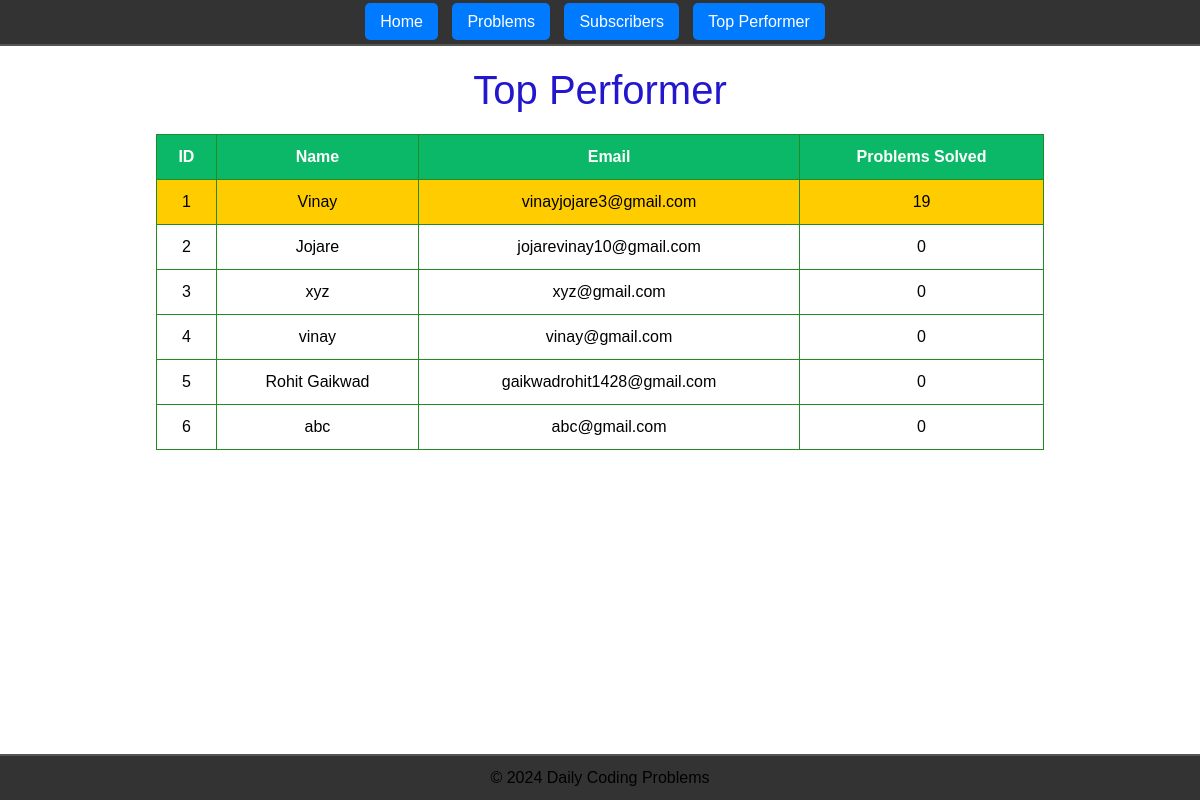
The page /topprogrammer/ on the database as committed earlier.
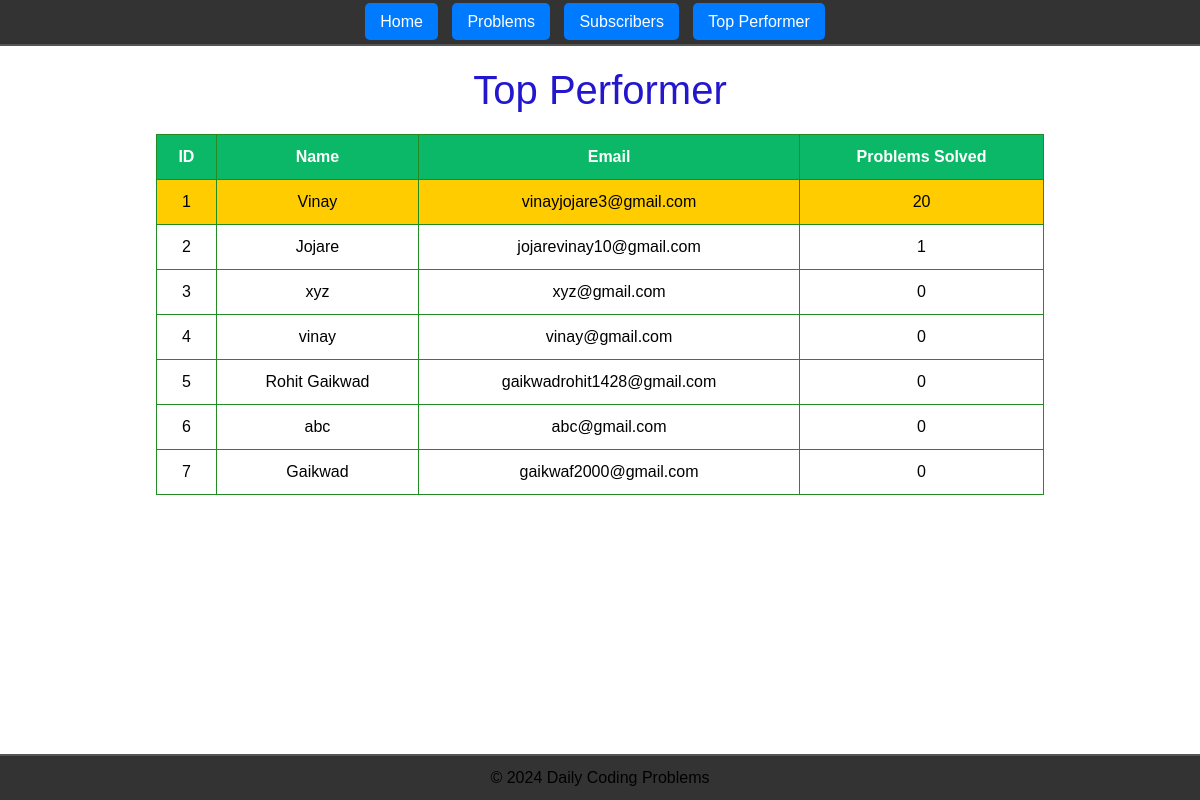
The same page on the database as committed later.
### pythonproblem/models.py (models this page shows, shortened)
class UserProfile(models.Model):
    email = models.EmailField(unique=True)
    name = models.CharField(max_length=255)
    problems_solved = models.IntegerField(default=0)

### pythonproblem/views.py (the view)
# urls.py: path('topprogrammer/', top_performer, name='top_performer' ),
def top_performer(request):
    top_performers = UserProfile.objects.all().order_by('-problems_solved')
    return render(request, 'problems/topprogrammer.html', {'top_performers': top_performers})

### pythonproblem/templates/problems/topprogrammer.html (shortened to what this page needs)
<!DOCTYPE html>
<html lang="en">
<head>
    <link rel="stylesheet" href="https://stackpath.bootstrapcdn.com/bootstrap/4.5.2/css/bootstrap.min.css">
</head>
<body class="dark-mode" style="color: black;">
    <header>
        <a href="{% url 'index' %}" class="nav-btn">Home</a>
        <a href="{% url 'pythonproblem:problem_list' %}" class="nav-btn">Problems</a>
        <a href="{% url 'subscriber_list' %}" class="nav-btn">Subscribers</a>
        <a href="{% url 'top_performer' %}" class="nav-btn">Top Performer</a>
    </header>
    <h1 style="text-align: center;">Top Performer</h1>
    <div class="container">
        <table class="subscriber-table">
            <thead>
                <tr>
                    <th>ID</th>
                    <th>Name</th>
                    <th>Email</th>
                    <th>Problems Solved</th>
                </tr>
            </thead>
            <tbody>
                {% for performer in top_performers %}
                <tr {% if forloop.first %}style="background-color: #ffcc00;"{% endif %}>
                        <td>{{ performer.id }}</td>
                        <td>{{ performer.name }}</td>
                        <td>{{ performer.email }}</td>
                        <td>{{ performer.problems_solved }}</td>
                </tr>
                {% endfor %}
            </tbody>
        </table>
    </div>
    <footer>
        &copy; 2024 Daily Coding Problems
    </footer>
</body>
</html>

Rows that differ between the two databases and show on the page:
changed UserProfile "Vinay": problems_solved "19" → "20"
changed UserProfile "Jojare": problems_solved "0" → "1"
added UserProfile: id "7", name "Gaikwad", email "gaikwaf2000@gmail.com", problems_solved "0"
